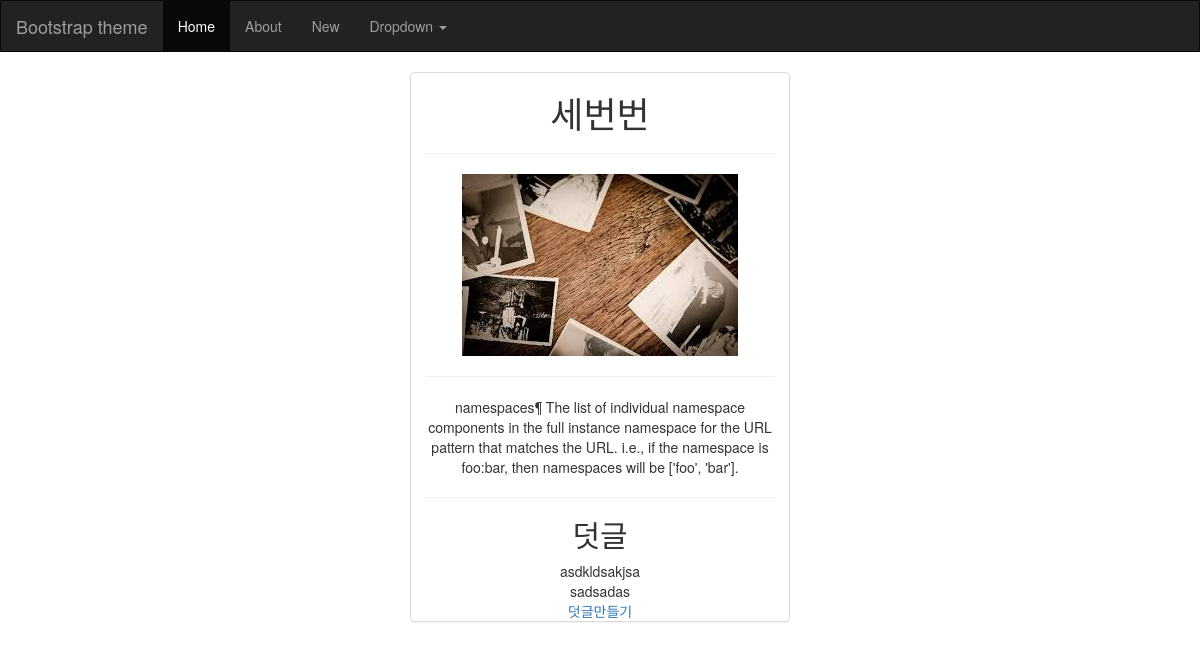
/blog/post/3/, run on the app's committed database.
### blog/models.py (models this page shows, shortened)
class Post(models.Model):
    title = models.CharField(max_length=200)
    content = models.TextField(max_length=400)
    image = models.ImageField()
    created_at = models.DateTimeField(auto_now_add=True)
    updated_at = models.DateTimeField(auto_now=True)

class Comment(models.Model):
    post = models.ForeignKey(Post)
    content = models.TextField(max_length=200)

### blog/views.py (the view)
# urls.py: url(r'^post/(?P<pk>\d+)/$', views.DetailView.as_view(), name="detail"),
class DetailView(generic.DetailView):
    model = Post
    template_name = "blog/detail.html"

### blog/templates/blog/detail.html
{% extends 'blog/base.html' %}
{% block body %}
<div class="row">
    <div class="container">
        <div class="panel panel-default col-sm-offset-4 col-sm-4">
            <h1>{{ post.title }}</h1><hr>
            <p><img src="{{ post.image.url }}"/><p><hr>
            <p>{{ post.content }}</p>
            <hr>
            <h2>덧글</h2>
            {% for comment in post.comment_set.all %}
            <div>
                {{ comment.content }}
            </div>
            {% endfor %}
            <a href="{% url 'blog:comment-create' post.pk %}">덧글만들기</a>
        </div>
    </div>
</div>
{% endblock %}

### blog/static/blog/style.css (style rules this page uses)
.panel { text-align: center; }

### data on the page
Post: title "세번번", image (picture), content "namespaces¶ The list of individual namespace components in the full instance namespace for the URL pattern that matches the URL. i.e., if the namespace is foo:bar, then namespaces will be ['foo', 'bar']."
Comment: content "asdkldsakjsa"
Comment: content "sadsadas"
